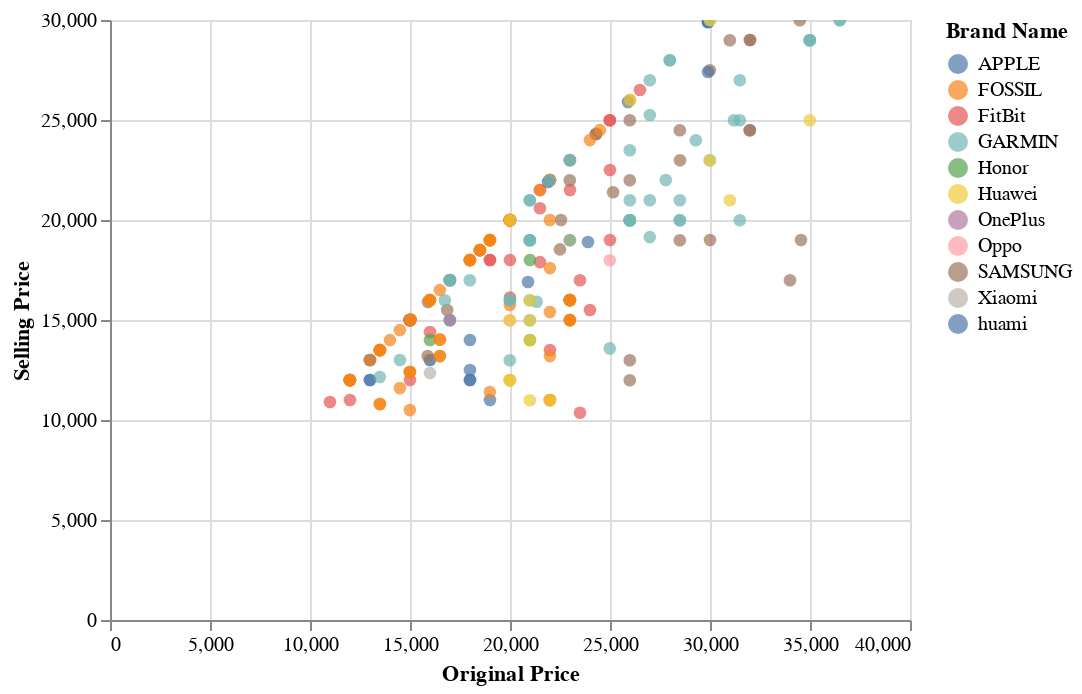

The notebook cell saved with this chart:
### Code cell
#filter dataframe
df_p=df[(df["Selling Price"] >= 10000) & (df["Selling Price"] <= 30000)]
df_p.iloc[:2]
alt.Chart(df_p).mark_point(filled=True,size=40).encode(
    x='Original Price',
    y='Selling Price',
    color='Brand Name',
    tooltip=['Brand Name', 'Selling Price', 'Original Price']
).interactive()

### Figure 1 — Vega-Lite specification as saved in the notebook (floating-point values rounded to 4 significant figures; data arrays with more than 128 entries replaced by an {"elided": "..."} marker saying what was removed)
{"config": {"view": {"continuousWidth": 400, "continuousHeight": 300}}, "data": {"name": "data-38104b18042eec5b40b5a18c2f1252cf"}, "mark": {"type": "point", "filled": true, "size": 40}, "encoding": {"color": {"field": "Brand Name", "type": "nominal"}, "tooltip": [{"field": "Brand Name", "type": "nominal"}, {"field": "Selling Price", "type": "quantitative"}, {"field": "Original Price", "type": "quantitative"}], "x": {"field": "Original Price", "type": "quantitative"}, "y": {"field": "Selling Price", "type": "quantitative"}}, "selection": {"selector001": {"type": "interval", "bind": "scales", "encodings": ["x", "y"]}}, "$schema": "https://vega.github.io/schema/vega-lite/v4.17.0.json", "datasets": {"data-38104b18042eec5b40b5a18c2f1252cf": {"elided": "252 records"}}}
